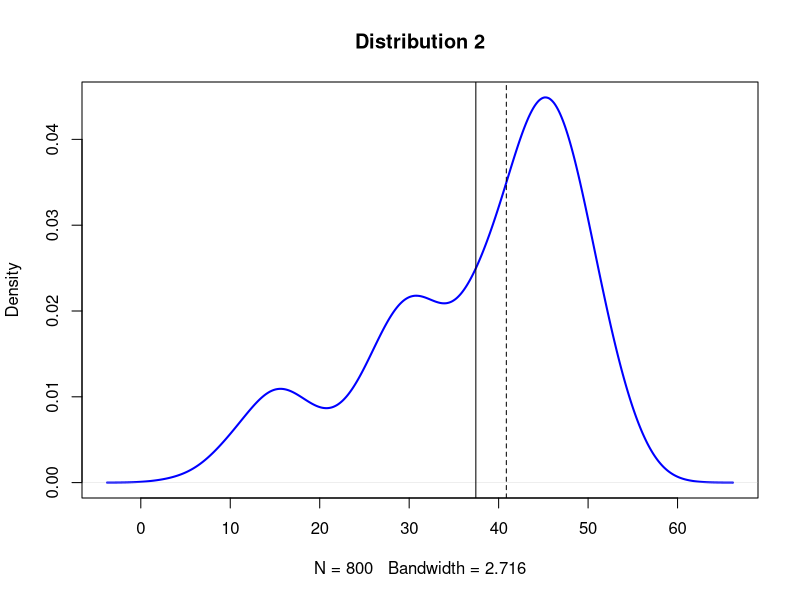
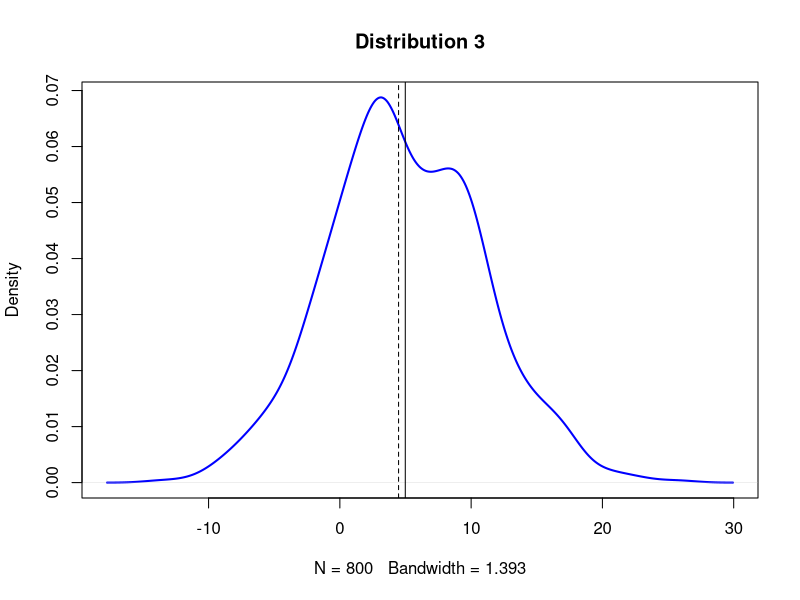
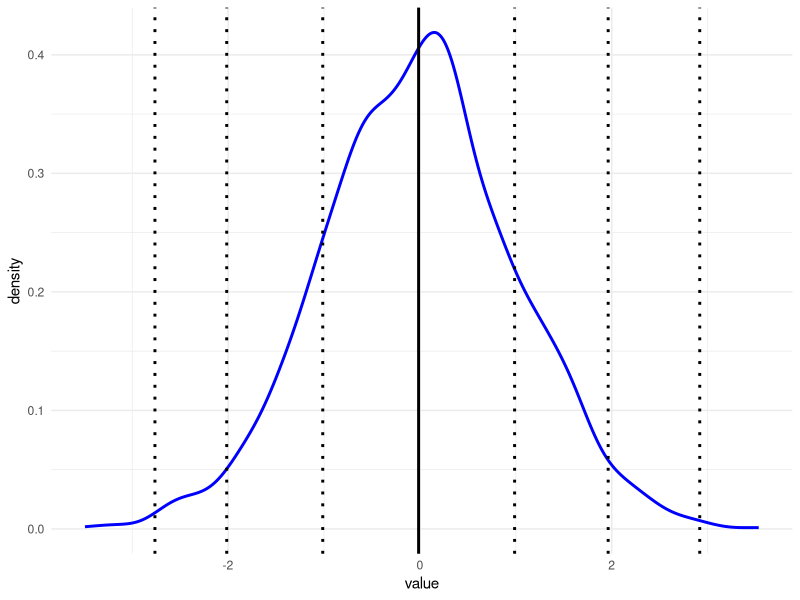

Reproduce these figures in R, in order.
## ---- chunk 1
library(ggplot2)
library(dplyr)
## ---- chunk 2
# 3 normally distributed data sets
d1 <- rnorm(n=500, mean=45, sd=5)
d2 <- rnorm(n=200, mean=30, sd=4)
d3 <- rnorm(n=100, mean=15, sd=4)

d123 <- c(d1, d2, d3)

plot(density(d123), col="blue", lwd=2, main = "Distribution 2")

mean_ <- mean(d123)
median_ <- median(d123)
print(paste('mean:', mean_, '\n', 'median:', median_))

# add vertical lines showing mean and median
abline(v=mean_)
abline(v=median_, lty="dashed")
## ---- chunk 3
norm_distribution <- rnorm(n=800, mean=5, sd=6)

plot(density(norm_distribution), col='blue', lwd=2, main='Distribution 3')

mean_norm <- mean(norm_distribution)
median_norm <- median(norm_distribution)
print(paste('mean:', mean_norm, '\n', 'median:', median_norm))

abline(v=mean_norm)
abline(v=median_norm, lty='dashed')
## ---- chunk 4
to_plot <- function(p, x_) {
  p <- p +
    geom_vline(xintercept = min(x_), linetype="dotted", linewidth=1) +
    geom_vline(xintercept = max(x_), linetype="dotted", linewidth=1)
  
  return(p)
  }

rdata <- rnorm(n=2000, mean=0, sd=1)
mean_ <- mean(rdata)
sd_ <- sd(rdata)

to_calculate_range <- function(n=1) {
  up <- mean_ + n * sd_
  low <- mean_ - n * sd_
  return(rdata[rdata > low & rdata < up])
}

p <- ggplot(rdata %>% as_tibble(), aes(value)) + 
  geom_density(color='blue', lwd=1) +
  geom_vline(xintercept = mean_, linewidth = 1) +
  theme_minimal() 

p <- to_plot(p, to_calculate_range())
p <- to_plot(p, to_calculate_range(2))
p <- to_plot(p, to_calculate_range(3))

p
## ---- chunk 5
quartiles <- quantile(rdata, c(0.25,0.5,0.75))

print(paste('The 1st quartile:', quartiles[1]))
print(paste('The 2nd quartile:', quartiles[2]))
print(paste('The 3rd quartile:', quartiles[3]))

by_ <- unname((quartiles - mean_) / sd_)

print(paste(by_[1], 'standard deviations away from the mean corresponding to the 1st quartile'))
print(paste(by_[2], 'standard deviations away from the mean corresponding to the 2nd quartile'))
print(paste(by_[3], 'standard deviations away from the mean corresponding to the 3rd quartile'))
## ---- chunk 6
new_data <- rnorm(n=2000, mean=35, sd=3.5)

quartiles <- quantile(new_data, c(0.25,0.5,0.75))
by_ <- unname((quartiles - mean(new_data)) / sd(new_data))

print(paste(by_[1], 'standard deviations away from the mean corresponding to the 1st quartile'))
print(paste(by_[3], 'standard deviations away from the mean corresponding to the 3rd quartile'))
## ---- chunk 7
quartiles <- quantile(d123, c(0.25,0.5,0.75))
by_ <- unname((quartiles - mean(d123)) / sd(d123))

print(paste(by_[1], 'standard deviations away from the mean corresponding to the 1st quartile'))
print(paste(by_[3], 'standard deviations away from the mean corresponding to the 3rd quartile'))
## ---- chunk 8
to_calculate_h_k <- function(dataset, n) {
  Sturges_k <- log2(n) + 1
  Scotts_h <- 3.49 * sd(dataset) / n^(1/3)
  Freedman.Diaconis_h <- 2 * IQR(dataset) / n^(1/3)
  Scotts_k = ceiling((max(dataset) - min(dataset))/Scotts_h)
  Freedman.Diaconis_k <- ceiling((max(dataset) - min(dataset))/Freedman.Diaconis_h)
  Sturges_h = (max(dataset) - min(dataset)) / Sturges_k
  
  return(c(Sturges_h, Sturges_k, Scotts_h, Scotts_k, Freedman.Diaconis_h, Freedman.Diaconis_k))
}
## ---- chunk 9
n <- 800
rand_data <- rnorm(n, mean=20, sd = 5) 

results <- to_calculate_h_k(rand_data, n)

print(paste('Sturges’ formula', 'h =', results[1], 'k =', results[2]))
print(paste('Scott’s normal reference rule', 'h =', results[3], 'k =', results[4]))
print(paste('Freedman-Diaconis’ choice', 'h =', results[5], 'k =', results[6]))
## ---- chunk 10
out_data <- c(rand_data, runif(10, min=40, max=60)) 
n <- 810

results <- to_calculate_h_k(out_data, n)

print(paste('Sturges’ formula', 'h =', results[1], 'k =', results[2]))
print(paste('Scott’s normal reference rule', 'h =', results[3], 'k =', results[4]))
print(paste('Freedman-Diaconis’ choice', 'h =', results[5], 'k =', results[6]))
